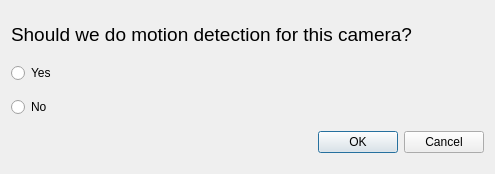
<?xml version="1.0" encoding="UTF-8"?>
<ui version="4.0">
 <class>MotionDetection</class>
 <widget class="QDialog" name="MotionDetection">
  <property name="geometry">
   <rect>
    <x>0</x>
    <y>0</y>
    <width>495</width>
    <height>174</height>
   </rect>
  </property>
  <property name="windowTitle">
   <string>Dialog</string>
  </property>
  <layout class="QVBoxLayout" name="verticalLayout">
   <item>
    <widget class="QLabel" name="label">
     <property name="maximumSize">
      <size>
       <width>16777215</width>
       <height>30</height>
      </size>
     </property>
     <property name="font">
      <font>
       <pointsize>14</pointsize>
      </font>
     </property>
     <property name="text">
      <string>Should we do motion detection for this camera?</string>
     </property>
    </widget>
   </item>
   <item>
    <widget class="QRadioButton" name="yes">
     <property name="text">
      <string>Yes</string>
     </property>
    </widget>
   </item>
   <item>
    <widget class="QRadioButton" name="no">
     <property name="text">
      <string>No</string>
     </property>
    </widget>
   </item>
   <item>
    <widget class="QDialogButtonBox" name="buttonBox">
     <property name="standardButtons">
      <set>QDialogButtonBox::Cancel|QDialogButtonBox::Ok</set>
     </property>
    </widget>
   </item>
  </layout>
 </widget>
 <resources/>
 <connections/>
</ui>
